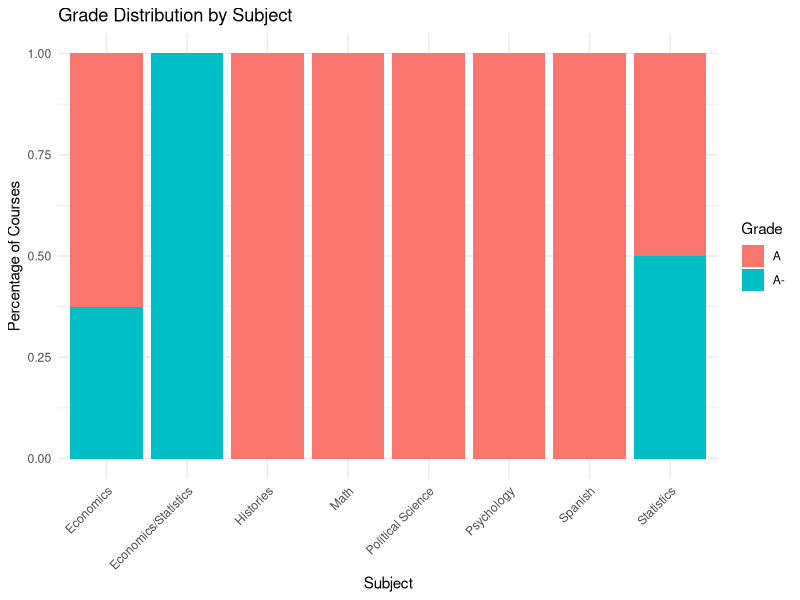
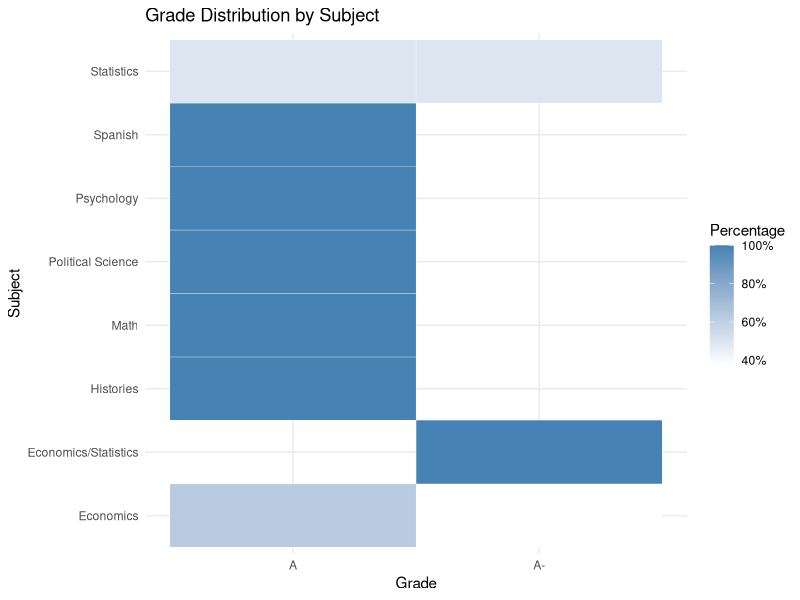
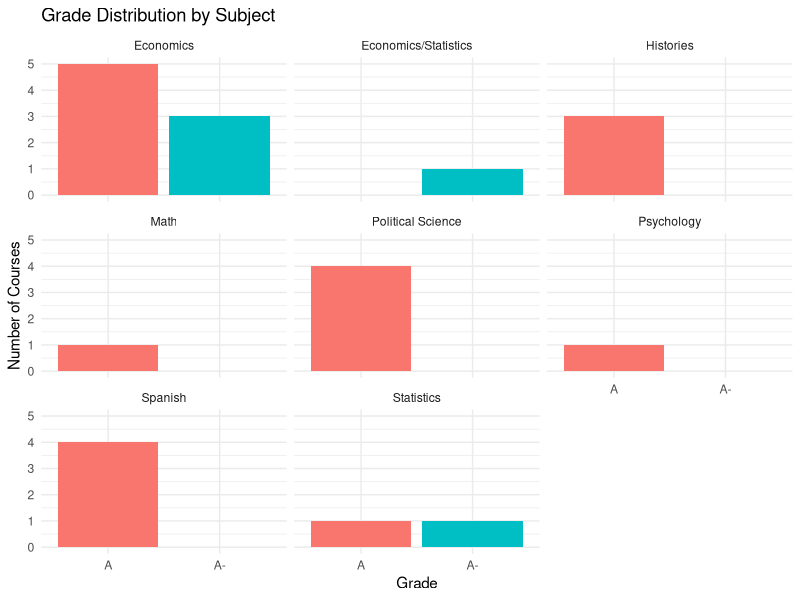

These charts were generated, in order, by the following R code:
## ---- chunk 1
my_data <- read.csv("PVJ Data - Sheet1.csv")

# View(my_data)

names(my_data) <- as.character(unlist(my_data[1, ]))

my_data <- my_data[-1, ]

my_data <- my_data[
  !is.na(my_data$Course) & my_data$Course != "", 
]




## ---- chunk 2

library(tidyverse)
ggplot(my_data, aes(x = Subject, fill = Grade)) +
  geom_bar(position = "fill") +
  labs(
    title = "Grade Distribution by Subject",
    x = "Subject",
    y = "Percentage of Courses",
    fill = "Grade"
  ) +
  theme_minimal() +
  theme(
    axis.text.x = element_text(angle = 45, hjust = 1)
  )
## ---- chunk 3
my_data %>%
  count(Subject, Grade) %>%
  group_by(Subject) %>%
  mutate(Percentage = n / sum(n)) %>%
  ggplot(aes(x = Grade, y = Subject, fill = Percentage)) +
  geom_tile(color = "white") +
  scale_fill_gradient(low = "white", high = "steelblue",
                      labels = scales::percent) +
  labs(
    title = "Grade Distribution by Subject",
    x = "Grade",
    y = "Subject",
    fill = "Percentage"
  ) +
  theme_minimal()
## ---- chunk 4
ggplot(my_data, aes(x = Grade, fill = Grade)) +
  geom_bar() +
  facet_wrap(~ Subject) +
  labs(
    title = "Grade Distribution by Subject",
    x = "Grade",
    y = "Number of Courses"
  ) +
  theme_minimal() +
  theme(legend.position = "none")
